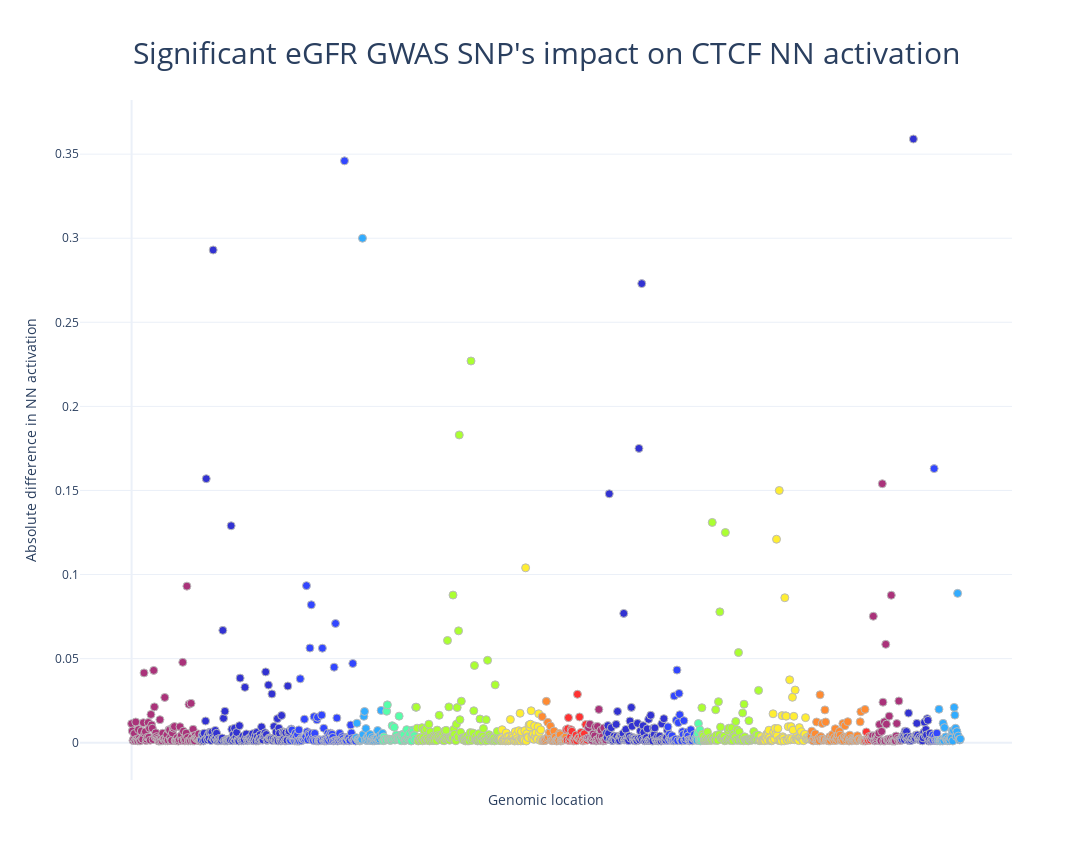

This figure's notebook cell:
### Code cell
fig_out.show()

### Figure 1 — Plotly figure (JSON) as saved in the notebook; plotly's stock layout.template omitted (floating-point values rounded to 4 significant figures; data arrays with more than 128 entries replaced by an {"elided": "..."} marker saying what was removed)
{"data": [{"hoverinfo": "text", "marker": {"color": {"elided": "1200 str values"}, "line": {"color": "DarkGrey", "width": 1}, "size": 8}, "mode": "markers", "opacity": 0.8, "text": {"elided": "1200 str values"}, "type": "scatter", "y": {"elided": "1200 float values"}}], "layout": {"height": 860, "scene": {"xaxis": {"showbackground": false, "showgrid": false, "showline": false, "showticklabels": false, "ticks": "", "title": {"font": {"size": 20}}, "zeroline": false}, "yaxis": {"showbackground": false, "showgrid": false, "showline": false, "showticklabels": false, "ticks": "", "title": {"font": {"size": 20}}, "zeroline": false}}, "showlegend": false, "title": {"font": {"size": 30}, "text": "Significant eGFR GWAS SNP's impact on CTCF NN activation", "x": 0.5, "y": 0.95}, "width": 1280, "xaxis": {"autorange": true, "range": [-73.29, 1272.0], "showticklabels": false, "title": {"text": "Genomic location"}}, "yaxis": {"autorange": true, "range": [-0.02218, 0.3822], "title": {"text": "Absolute difference in NN activation"}, "type": "linear"}}}
